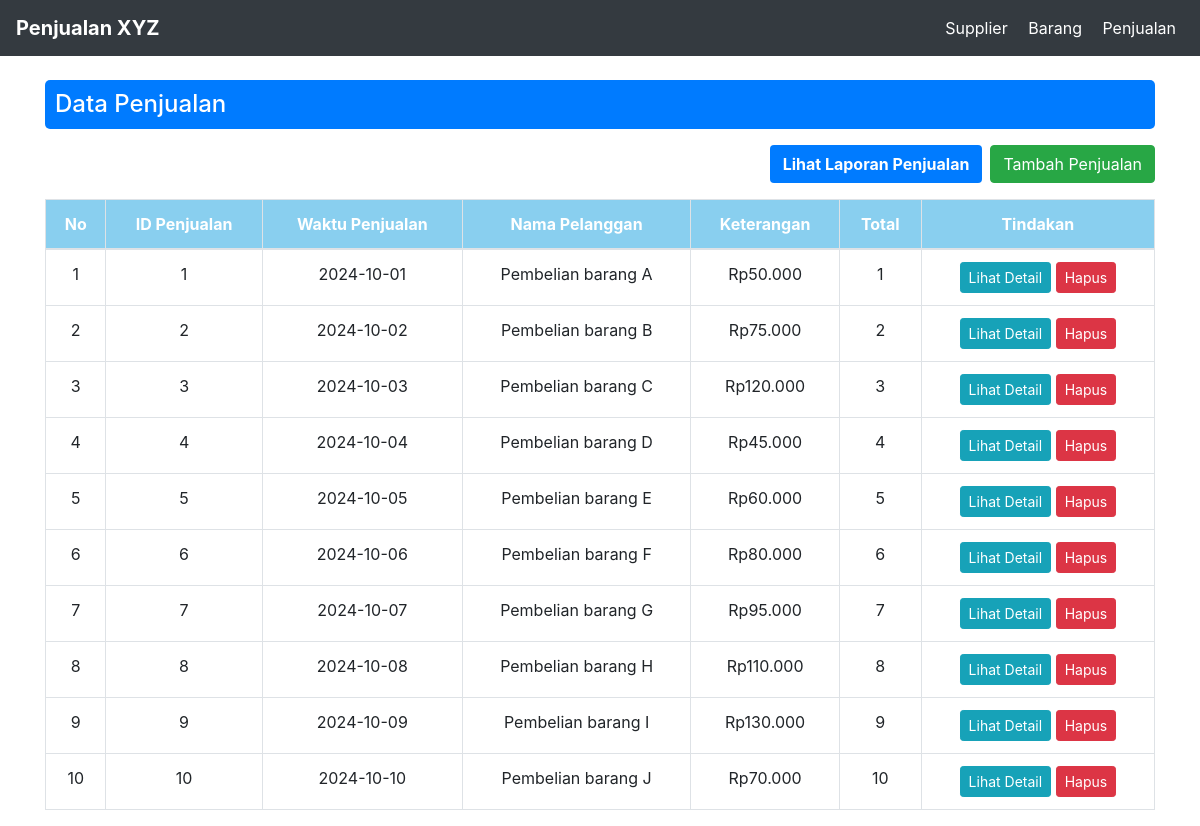
Page /TP7/index.php on the committed database.
### tables this page shows
CREATE TABLE `transaksi` (
  `id` int(11) NOT NULL,
  `waktu_transaksi` date NOT NULL,
  `keterangan` text NOT NULL,
  `total` int(11) NOT NULL,
  `pelanggan_id` int(11) NOT NULL
);

### TP7/index.php (the view, shortened to what this page needs)
<?php
include 'koneksi.php';
?>
<!DOCTYPE html>
<html lang="en">
<head>
    <link rel="stylesheet" href="https://stackpath.bootstrapcdn.com/bootstrap/4.5.2/css/bootstrap.min.css">
</head>
<body>
    <nav class="navbar navbar-dark bg-dark">
        <a class="navbar-brand" href="#">Penjualan XYZ</a>
        <div>
            <a href="#" class="text-white mx-2">Supplier</a>
            <a href="#" class="text-white mx-2">Barang</a>
            <a href="index.php" class="text-white mx-2">Penjualan</a>
        </div>
    </nav>
    <div class="container mt-4">
        <h4 class="mb-3 page-title">Data Penjualan</h4>
        <div class="d-flex justify-content-end mb-3">
            <a href="report_transaksi.php" class="btn header-button mr-2">Lihat Laporan Penjualan</a>
            <button class="btn btn-success">Tambah Penjualan</button>
        </div>
        <table class="table table-bordered">
            <thead>
                <tr>
                    <th>No</th>
                    <th>ID Penjualan</th>
                    <th>Waktu Penjualan</th>
                    <th>Nama Pelanggan</th>
                    <th>Keterangan</th>
                    <th>Total</th>
                    <th>Tindakan</th>
                </tr>
            </thead>
            <tbody>
                <?php
                $query = "SELECT * FROM transaksi";
                $result = mysqli_query($conn, $query);
                $no = 1;
                while ($row = mysqli_fetch_assoc($result)) {
                    echo "<tr>";
                    echo "<td>" . $no++ . "</td>";
                    echo "<td>" . $row['id'] . "</td>";
                    echo "<td>" . $row['waktu_transaksi'] . "</td>";
                    echo "<td>" . $row['keterangan'] . "</td>";
                    echo "<td>Rp" . number_format($row['total'], 0, ',', '.') . "</td>";
                    echo "<td>" . $row['pelanggan_id'] . "</td>";
                    echo "<td>";
                    echo "<a href='#?id=" . $row['id'] . "' class='btn btn-info btn-sm'>Lihat Detail</a> ";
                    echo "<button class='btn btn-danger btn-sm'>Hapus</button>";
                    echo "</td>";
                    echo "</tr>";
                }
                ?>
            </tbody>
        </table>
    </div>
</body>
</html>

### TP7/index.php (style rules this page uses)
.navbar-brand { font-weight: bold; }
.table th, .table td { text-align: center; }
.table th { background-color: #89CFEF; color: white; }
.btn-info { color: white; background-color: #17a2b8; }
.btn-danger { color: white; }
.header-button { background-color: #007bff; color: white; font-weight: bold; }
.page-title { background-color: #007bff; color: white; padding: 10px; border-radius: 5px; }

### rows in the picture
transaksi: id "1", waktu_transaksi "2024-10-01", keterangan "Pembelian barang A", total "50.000", pelanggan "1"
transaksi: id "2", waktu_transaksi "2024-10-02", keterangan "Pembelian barang B", total "75.000", pelanggan "2"
transaksi: id "3", waktu_transaksi "2024-10-03", keterangan "Pembelian barang C", total "120.000", pelanggan "3"
transaksi: id "4", waktu_transaksi "2024-10-04", keterangan "Pembelian barang D", total "45.000", pelanggan "4"
transaksi: id "5", waktu_transaksi "2024-10-05", keterangan "Pembelian barang E", total "60.000", pelanggan "5"
transaksi: id "6", waktu_transaksi "2024-10-06", keterangan "Pembelian barang F", total "80.000", pelanggan "6"
transaksi: id "7", waktu_transaksi "2024-10-07", keterangan "Pembelian barang G", total "95.000", pelanggan "7"
transaksi: id "8", waktu_transaksi "2024-10-08", keterangan "Pembelian barang H", total "110.000", pelanggan "8"
transaksi: id "9", waktu_transaksi "2024-10-09", keterangan "Pembelian barang I", total "130.000", pelanggan "9"
transaksi: id "10", waktu_transaksi "2024-10-10", keterangan "Pembelian barang J", total "70.000", pelanggan "10"
